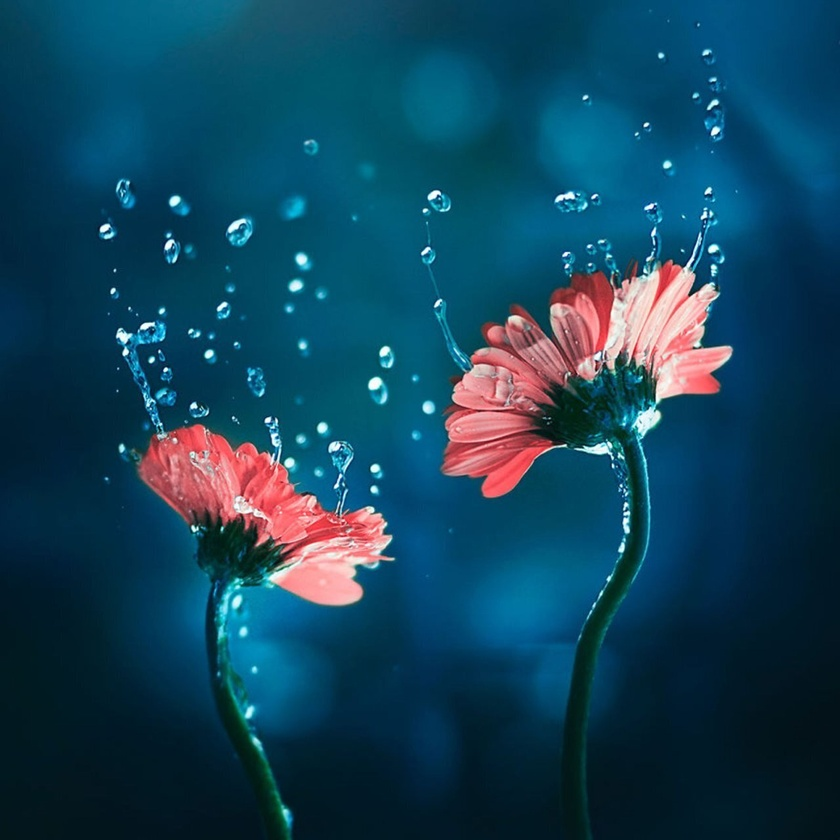
#> input picture image/anh-3d-thien-nhien.jpeg, 840 x 840 px, shrunk from 1280 x 1280 before the run
$ python -i chapter3.py   (imports and definitions only)
#> lines starting #> are read from the running program, lines starting #| are printed output that depends on the picture
#> further down, picture is the input picture: shape (840, 840, 3); mean B, G, R 90.7, 67.2, 19.2
from PIL import Image
import matplotlib.pyplot as plt
import cv2
import numpy as np

# [32 lines left out: functions negative_transform, thresholding_image, logarit_transform, power_law_transform, not called in this run]

def histogram_equalizing(img_raw):
    img_to_yuv = cv2.cvtColor(img_raw,cv2.COLOR_BGR2YUV)
#> img_to_yuv: shape (840, 840, 3); mean of channels 0, 1, 2 55.5, 145.3, 96.1
    img_to_yuv[:,:,0] = cv2.equalizeHist(img_to_yuv[:,:,0])
#> img_to_yuv: shape (840, 840, 3); mean of channels 0, 1, 2 129.4, 145.3, 96.1
    hist_equalization_result = cv2.cvtColor(img_to_yuv, cv2.COLOR_YUV2BGR)
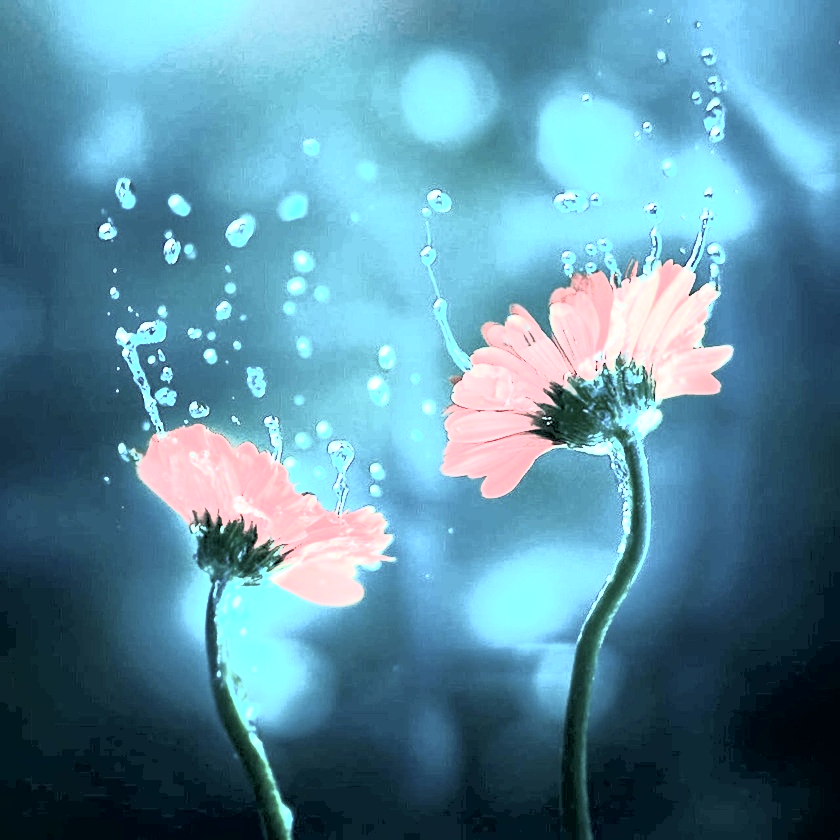
#> hist_equalization_result: shape (840, 840, 3); mean B, G, R 161.2, 140.7, 90.1

    pil_image = Image.fromarray(hist_equalization_result)
    return pil_image

# [50 lines left out: functions average_filter, weighted_averaging, median_filter, not called in this run]

imgpath = 'D:/ImageProcessAlgorithm/image/anh-3d-thien-nhien.jpeg'
imgpath2 = 'D:/ImageProcessAlgorithm/image/moon.jpg'
imgpath3 = 'D:/ImageProcessAlgorithm/image/cpu.jpg'
imgpath4 = 'D:/ImageProcessAlgorithm/image/tiger.jpg'

# [7 lines of commented-out code are left out]

>>> import cv2
>>> picture = cv2.imread('image/anh-3d-thien-nhien.jpeg')
>>> result = histogram_equalizing(picture)
